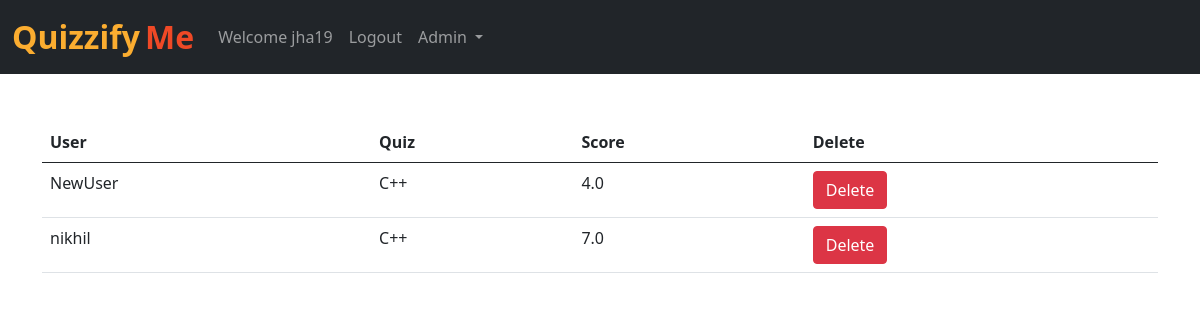
The page /api/results/1 (signed in) on the database its author committed.
### frontend/models.py (models this page shows, shortened)
class Quiz(models.Model):
    name = models.CharField(max_length=50)
    desc = models.CharField(max_length=500)
    number_of_questions = models.IntegerField(default=1)
    time = models.IntegerField(help_text="Duration of the quiz in seconds", default="1")
    code = models.CharField(max_length=8, default='abc123')
    admin_id = models.IntegerField(default=1)
    def __str__(self):
        return self.name

class Marks_Of_User(models.Model):
    quiz = models.ForeignKey(Quiz, on_delete=models.CASCADE)
    user = models.ForeignKey(User, on_delete=models.CASCADE)
    score = models.FloatField()

### frontend/views.py (the view)
# urls.py: path('results/<int:myid>', views.results, name='results'),
def results(request, myid):
    marks_all = Marks_Of_User.objects.all()
    context = []
    for marks in marks_all:
        mark = {'quiz': {}, 'user': '', 'score': 0}
        if(marks.quiz.id==myid):
            mark['quiz'] = marks.quiz
            mark['user'] = marks.user
            mark['score'] = marks.score
            context.append(mark)
    return render(request, "frontend/results.html", {'marks':context})

### frontend/templates/frontend/results.html (shortened to what this page needs)
{% extends 'frontend/base.html' %}
{% block body %}
<div class="container mt-4">
      <br>
      <table class="table">
        <thead>
          <tr>
            <th>User</th>
            <th>Quiz</th>
            <th>Score</th>
            <th>Delete</th>
          </tr>
        </thead>
{% for mark in marks %}
<tr>
  <td>{{mark.user}}</td>
  <td>{{mark.quiz}}</td>
  <td>{{mark.score}}</td>
  <td><a href="/delete_result/{{mark.id}}/" class="btn btn-danger">Delete</a></td>
</tr>
{% endfor %}
</table>
</div>
{% endblock %}

### frontend/templates/frontend/base.html (shortened to what this page needs)
<!doctype html>
<html lang="en">
  <head>
    <link href="https://cdn.jsdelivr.net/npm/bootstrap@5.0.2/dist/css/bootstrap.min.css" rel="stylesheet">
  </head>
  <body>
    <nav class="navbar navbar-expand-lg navbar-dark bg-dark">
        <div class="container-fluid">
          <a class="navbar-brand" href="/"><span class="head1">Quizzify</span> <span class="head2">Me</span></a>
          <div class="collapse navbar-collapse" id="navbarSupportedContent">
              {% if user.is_authenticated %}
              <ul class="navbar-nav me-auto mb-2 mb-lg-0">
                <li class="nav-item">
                  <a class="nav-link" href="#">Welcome {{request.user}} {{user_type}}</a>
                </li>
                <li class="nav-item">
                    <a class="nav-link" href="/logout">Logout</a>
                  </li>
                  {% if user.is_staff %}
                  <div class="collapse navbar-collapse" id="navbarNavDarkDropdown">
                    <ul class="navbar-nav">
                      <li class="nav-item dropdown">
                        <a class="nav-link dropdown-toggle" href="#" id="navbarDarkDropdownMenuLink" role="button" data-bs-toggle="dropdown" aria-expanded="false">
                          Admin
                        </a>
                      </li>
                    </ul>
                  </div>
                  {% endif %}
              </ul>
            {% endif %}
          </div>
        </div>
      </nav>
      {% block body %} {% endblock %}
  </body>
</html>

### frontend/templates/frontend/base.html (style rules this page uses)
.head1 { color: #FBAD30; font-size: 2rem; font-weight: bold; height: 50px; }
.head2 { color: #EF4926; font-size: 2rem; font-weight: bold; }

### rows shown on the page
Quiz: user "NewUser", quiz "C++", score "4.0", user "nikhil", score "7.0"

### other values the page prints
{{ request.user }} "jha19"
